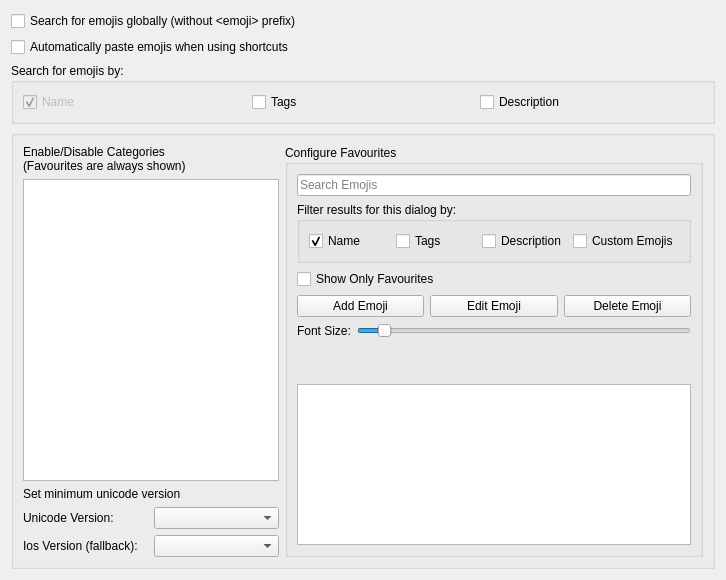
<?xml version="1.0" encoding="UTF-8"?>
<ui version="4.0">
 <author>Alex</author>
 <class>EmojiRunnerConfigUi</class>
 <widget class="QWidget" name="EmojiRunnerConfigUi">
  <property name="geometry">
   <rect>
    <x>0</x>
    <y>0</y>
    <width>726</width>
    <height>580</height>
   </rect>
  </property>
  <property name="minimumSize">
   <size>
    <width>300</width>
    <height>0</height>
   </size>
  </property>
  <layout class="QVBoxLayout" name="verticalLayout">
   <item>
    <widget class="QCheckBox" name="enableGlobalSearch">
     <property name="text">
      <string>Search for emojis globally (without &lt;emoji&gt; prefix)</string>
     </property>
    </widget>
   </item>
   <item>
    <widget class="QCheckBox" name="singleRunnerModePaste">
     <property name="text">
      <string>Automatically paste emojis when using shortcuts</string>
     </property>
    </widget>
   </item>
   <item>
    <widget class="QGroupBox" name="favouriteFilterGroupBox_2">
     <property name="title">
      <string>Search for emojis by:</string>
     </property>
     <layout class="QHBoxLayout" name="horizontalLayout_7">
      <item>
       <widget class="QCheckBox" name="favouriteFilterName_2">
        <property name="enabled">
         <bool>false</bool>
        </property>
        <property name="text">
         <string>Name</string>
        </property>
        <property name="checked">
         <bool>true</bool>
        </property>
       </widget>
      </item>
      <item>
       <widget class="QCheckBox" name="favouriteFilterTags_2">
        <property name="text">
         <string>Tags</string>
        </property>
       </widget>
      </item>
      <item>
       <widget class="QCheckBox" name="favouriteFilterDescription_2">
        <property name="text">
         <string>Description</string>
        </property>
       </widget>
      </item>
     </layout>
    </widget>
   </item>
   <item>
    <widget class="QGroupBox" name="parentLayout">
     <property name="enabled">
      <bool>true</bool>
     </property>
     <property name="minimumSize">
      <size>
       <width>0</width>
       <height>0</height>
      </size>
     </property>
     <property name="layoutDirection">
      <enum>Qt::LeftToRight</enum>
     </property>
     <property name="title">
      <string/>
     </property>
     <layout class="QHBoxLayout" name="horizontalLayout">
      <item>
       <layout class="QVBoxLayout" name="verticalLayout_2">
        <item>
         <widget class="QLabel" name="label">
          <property name="text">
           <string>Enable/Disable Categories
(Favourites are always shown)</string>
          </property>
         </widget>
        </item>
        <item>
         <widget class="QListWidget" name="categoryListView">
          <property name="sizePolicy">
           <sizepolicy hsizetype="Minimum" vsizetype="Expanding">
            <horstretch>0</horstretch>
            <verstretch>0</verstretch>
           </sizepolicy>
          </property>
         </widget>
        </item>
        <item>
         <layout class="QVBoxLayout" name="verticalLayout_4">
          <item>
           <widget class="QLabel" name="label_3">
            <property name="text">
             <string>Set minimum unicode version</string>
            </property>
           </widget>
          </item>
          <item>
           <layout class="QHBoxLayout" name="horizontalLayout_3">
            <item>
             <widget class="QLabel" name="label_4">
              <property name="text">
               <string>Unicode Version:</string>
              </property>
             </widget>
            </item>
            <item>
             <widget class="QComboBox" name="unicodeComboBox"/>
            </item>
           </layout>
          </item>
          <item>
           <layout class="QHBoxLayout" name="horizontalLayout_2">
            <item>
             <widget class="QLabel" name="label_5">
              <property name="text">
               <string>Ios Version (fallback):</string>
              </property>
             </widget>
            </item>
            <item>
             <widget class="QComboBox" name="iosComboBox"/>
            </item>
           </layout>
          </item>
         </layout>
        </item>
       </layout>
      </item>
      <item>
       <layout class="QHBoxLayout" name="horizontalLayout_10">
        <item>
         <layout class="QVBoxLayout" name="verticalLayout_3">
          <item>
           <widget class="QGroupBox" name="groupBox">
            <property name="title">
             <string>Configure Favourites</string>
            </property>
            <layout class="QVBoxLayout" name="verticalLayout_5">
             <item>
              <layout class="QVBoxLayout" name="verticalLayout_6">
               <item>
                <layout class="QHBoxLayout" name="horizontalLayout_5">
                 <item>
                  <widget class="QLineEdit" name="favouriteFilter">
                   <property name="placeholderText">
                    <string>Search Emojis</string>
                   </property>
                  </widget>
                 </item>
                </layout>
               </item>
              </layout>
             </item>
             <item>
              <layout class="QHBoxLayout" name="horizontalLayout_4">
               <item>
                <widget class="QGroupBox" name="favouriteFilterGroupBox">
                 <property name="enabled">
                  <bool>true</bool>
                 </property>
                 <property name="title">
                  <string>Filter results for this dialog by:</string>
                 </property>
                 <property name="flat">
                  <bool>true</bool>
                 </property>
                 <layout class="QHBoxLayout" name="horizontalLayout_6">
                  <item>
                   <widget class="QCheckBox" name="favouriteFilterName">
                    <property name="enabled">
                     <bool>true</bool>
                    </property>
                    <property name="text">
                     <string>Name</string>
                    </property>
                    <property name="checked">
                     <bool>true</bool>
                    </property>
                   </widget>
                  </item>
                  <item>
                   <widget class="QCheckBox" name="favouriteFilterTags">
                    <property name="text">
                     <string>Tags</string>
                    </property>
                   </widget>
                  </item>
                  <item>
                   <widget class="QCheckBox" name="favouriteFilterDescription">
                    <property name="text">
                     <string>Description</string>
                    </property>
                   </widget>
                  </item>
                  <item>
                   <widget class="QCheckBox" name="favouriteFilterCustom">
                    <property name="text">
                     <string>Custom Emojis</string>
                    </property>
                   </widget>
                  </item>
                 </layout>
                </widget>
               </item>
              </layout>
             </item>
             <item>
              <layout class="QHBoxLayout" name="horizontalLayout_8">
               <item>
                <widget class="QCheckBox" name="sortFavourites">
                 <property name="text">
                  <string>Show Only Favourites</string>
                 </property>
                </widget>
               </item>
              </layout>
             </item>
             <item>
              <layout class="QHBoxLayout" name="horizontalLayout_11">
               <item>
                <widget class="QPushButton" name="addEmojiPushButton">
                 <property name="text">
                  <string>Add Emoji</string>
                 </property>
                </widget>
               </item>
               <item>
                <widget class="QPushButton" name="editEmojiPushButton">
                 <property name="text">
                  <string>Edit Emoji</string>
                 </property>
                </widget>
               </item>
               <item>
                <widget class="QPushButton" name="deleteEmojiPushButton">
                 <property name="text">
                  <string>Delete Emoji</string>
                 </property>
                </widget>
               </item>
              </layout>
             </item>
             <item>
              <layout class="QHBoxLayout" name="horizontalLayout_9">
               <item>
                <widget class="QLabel" name="label_2">
                 <property name="text">
                  <string>Font Size:</string>
                 </property>
                </widget>
               </item>
               <item>
                <widget class="QSlider" name="fontSizeSlider">
                 <property name="minimum">
                  <number>20</number>
                 </property>
                 <property name="maximum">
                  <number>100</number>
                 </property>
                 <property name="singleStep">
                  <number>5</number>
                 </property>
                 <property name="pageStep">
                  <number>5</number>
                 </property>
                 <property name="value">
                  <number>25</number>
                 </property>
                 <property name="orientation">
                  <enum>Qt::Horizontal</enum>
                 </property>
                </widget>
               </item>
              </layout>
             </item>
             <item>
              <widget class="QLabel" name="favouriteVisibleElements">
               <property name="text">
                <string/>
               </property>
              </widget>
             </item>
             <item>
              <widget class="QLabel" name="maxFavouritesLabel">
               <property name="styleSheet">
                <string notr="true">color:red</string>
               </property>
               <property name="text">
                <string/>
               </property>
              </widget>
             </item>
             <item>
              <widget class="QListWidget" name="emojiListView">
               <property name="dragEnabled">
                <bool>true</bool>
               </property>
               <property name="dragDropMode">
                <enum>QAbstractItemView::InternalMove</enum>
               </property>
              </widget>
             </item>
            </layout>
           </widget>
          </item>
         </layout>
        </item>
       </layout>
      </item>
     </layout>
    </widget>
   </item>
  </layout>
 </widget>
 <resources/>
 <connections/>
</ui>
